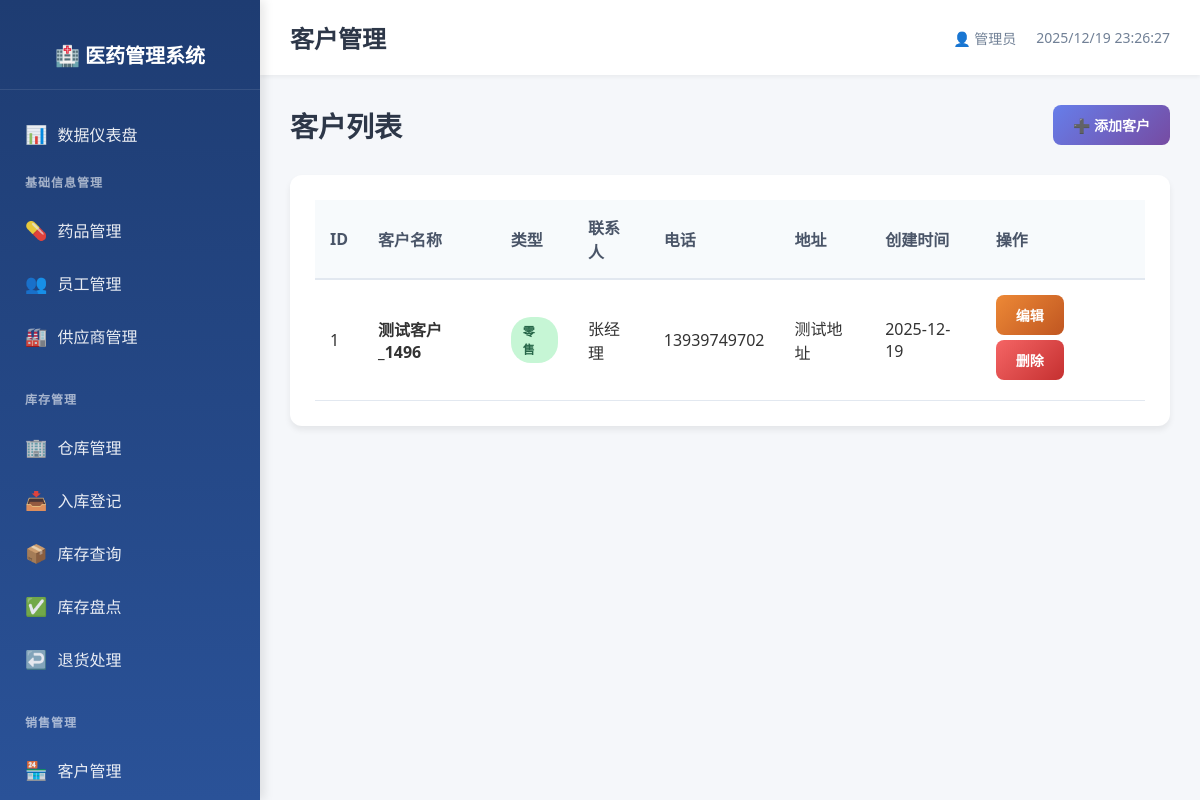
/basic/customers, run on an earlier commit of the app's database.
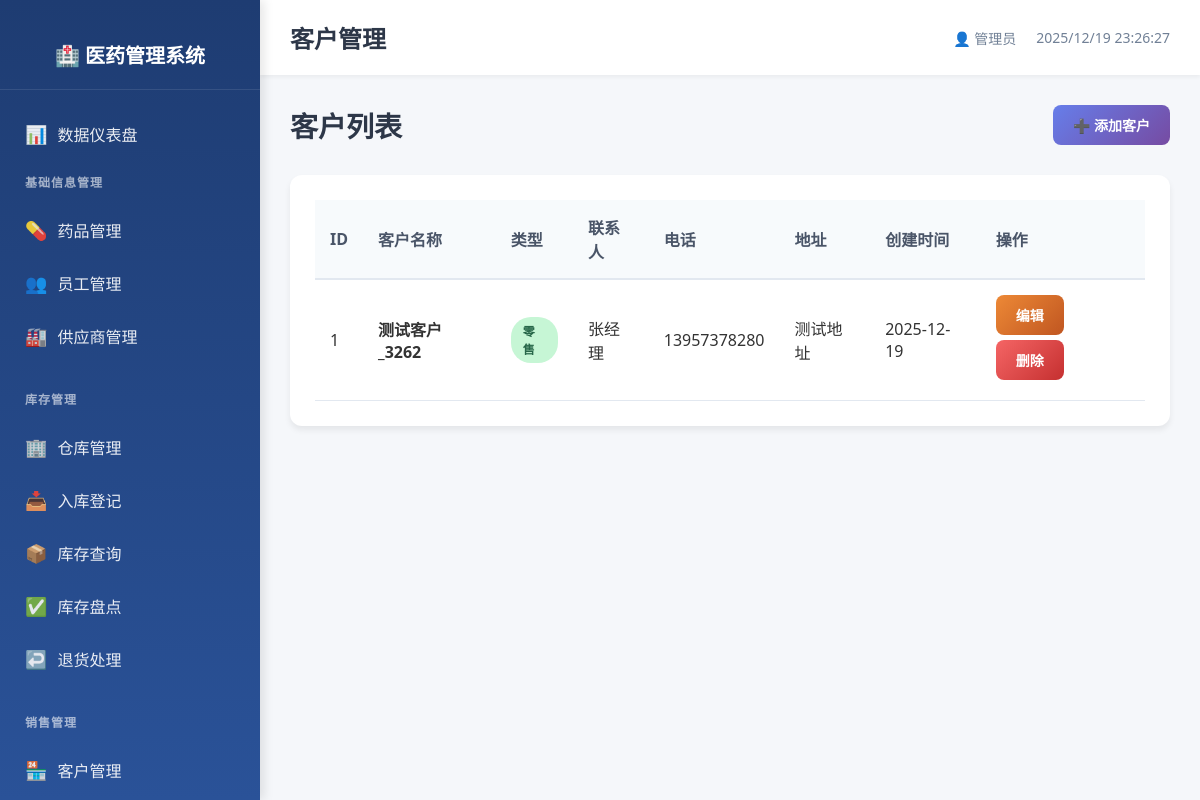
And on a later commit of the database.
### models.py (models this page shows)
class CustomerInfo(db.Model):
    __tablename__ = 'customer_info'
    customer_id = db.Column(db.Integer, primary_key=True, autoincrement=True)
    name = db.Column(db.String(100), nullable=False, index=True)
    type = db.Column(db.String(20), nullable=False)  # 零售/批发
    contact = db.Column(db.String(100))
    phone = db.Column(db.String(20), unique=True, index=True)
    address = db.Column(db.String(200))
    create_time = db.Column(db.DateTime, default=datetime.now, nullable=False)
    update_time = db.Column(db.DateTime, default=datetime.now, onupdate=datetime.now, nullable=False)

### routes/basic_info.py (the view)
@basic_bp.route('/customers')
def customer_list():
    customers = CustomerInfo.query.all()
    return render_template('basic/customer_list.html', customers=customers)

### templates/basic/customer_list.html (shortened to what this page needs)
{% extends "base.html" %}
{% block page_title %}客户管理{% endblock %}
{% block content %}
<div class="page-header">
    <h2>客户列表</h2>
    <a href="{{ url_for('basic.customer_add') }}" class="btn btn-primary">
        ➕ 添加客户
    </a>
</div>
<div class="table-card">
    <table class="data-table">
        <thead>
            <tr>
                <th>ID</th>
                <th>客户名称</th>
                <th>类型</th>
                <th>联系人</th>
                <th>电话</th>
                <th>地址</th>
                <th>创建时间</th>
                <th>操作</th>
            </tr>
        </thead>
        <tbody>
            {% for customer in customers %}
            <tr>
                <td>{{ customer.customer_id }}</td>
                <td><strong>{{ customer.name }}</strong></td>
                <td>
                    {% if customer.type == '批发' %}
                        <span class="badge badge-primary">批发</span>
                    {% else %}
                        <span class="badge badge-success">零售</span>
                    {% endif %}
                </td>
                <td>{{ customer.contact or '-' }}</td>
                <td>{{ customer.phone or '-' }}</td>
                <td>{{ customer.address or '-' }}</td>
                <td>{{ customer.create_time.strftime('%Y-%m-%d') if customer.create_time else '-' }}</td>
                <td>
                    <a href="{{ url_for('basic.customer_edit', customer_id=customer.customer_id) }}" class="btn btn-sm btn-warning">编辑</a>
                    <a href="{{ url_for('basic.customer_delete', customer_id=customer.customer_id) }}"
                       class="btn btn-sm btn-danger"
                       onclick="return confirm('确定要删除该客户吗？');">删除</a>
                </td>
            </tr>
            {% endfor %}
        </tbody>
    </table>
</div>
{% endblock %}

What changed in the data, as far as the page shows it:
changed CustomerInfo "张经理": name "测试客户_1496" → "测试客户_3262"; phone "13939749702" → "13957378280"
